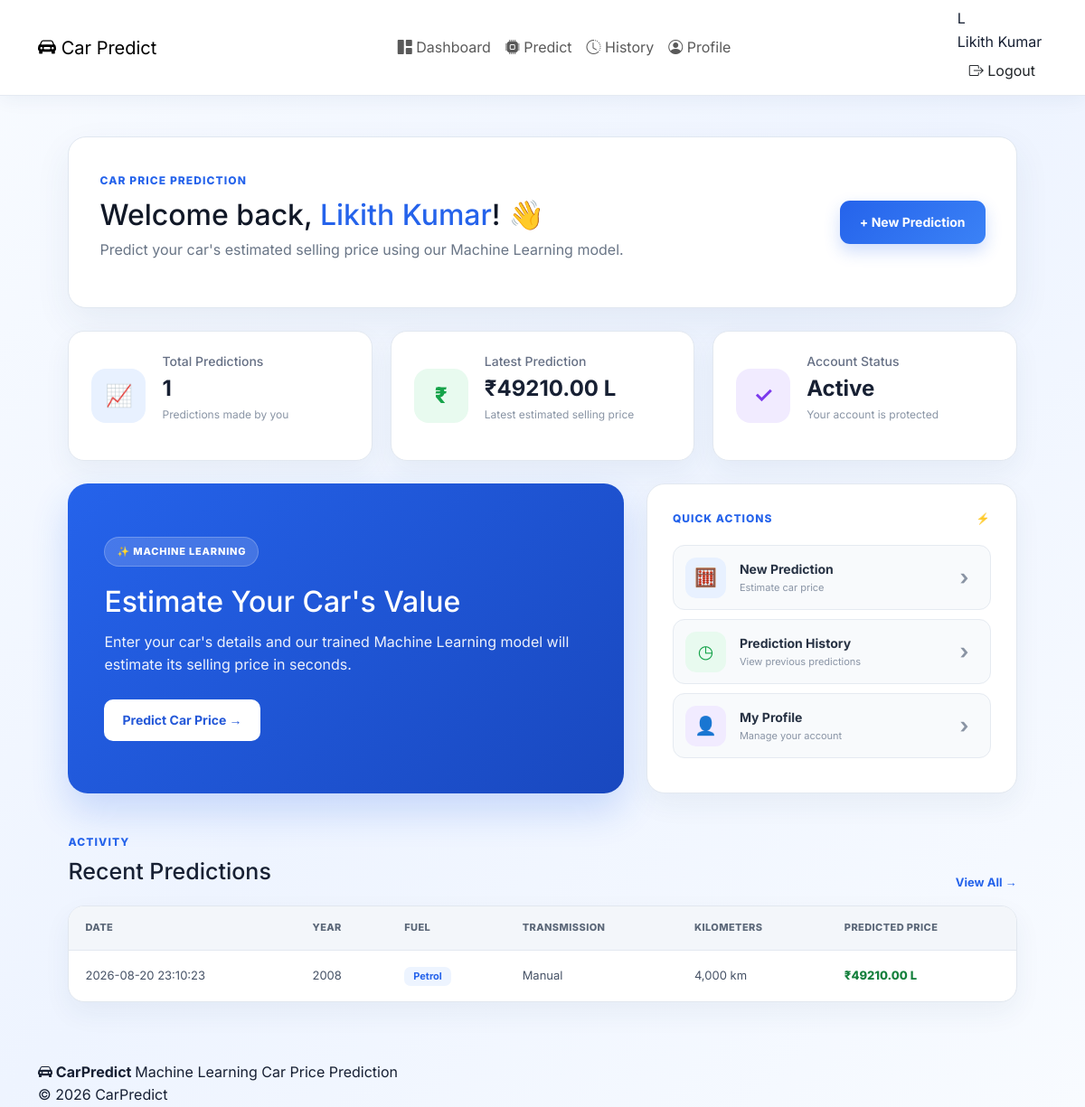
The app's page /dashboard (signed in) with its own data.
### tables this page shows
CREATE TABLE predictions (
            id INTEGER PRIMARY KEY AUTOINCREMENT,
            user_id INTEGER NOT NULL,
            year INTEGER NOT NULL,
            present_price REAL NOT NULL,
            kms_driven REAL NOT NULL,
            fuel_type TEXT NOT NULL,
            seller_type TEXT NOT NULL,
            transmission TEXT NOT NULL,
            owner INTEGER NOT NULL,
            predicted_price REAL NOT NULL,
            created_at TEXT NOT NULL,
            FOREIGN KEY(user_id) REFERENCES users(id)
        );

### app.py (the view)
@app.route("/dashboard")
def dashboard():
    if not login_required():
        return redirect(url_for("login"))
    user_id = session["user_id"]
    conn = get_db()
    total_predictions = conn.execute(
        """
        SELECT COUNT(*) AS count
        FROM predictions
        WHERE user_id = ?
        """,
        (user_id,)
    ).fetchone()["count"]
    latest = conn.execute(
        """
        SELECT *
        FROM predictions
        WHERE user_id = ?
        ORDER BY id DESC
        LIMIT 1
        """,
        (user_id,)
    ).fetchone()
    recent_predictions = conn.execute(
        """
        SELECT *
        FROM predictions
        WHERE user_id = ?
        ORDER BY id DESC
        LIMIT 5
        """,
        (user_id,)
    ).fetchall()
    conn.close()
    return render_template(
        "dashboard.html",
        total_predictions=total_predictions,
        latest=latest,
        recent_predictions=recent_predictions
    )

### app.py (called while the page is built)
def get_db():
    conn = sqlite3.connect(DATABASE)
    conn.row_factory = sqlite3.Row
    return conn

def login_required():
    return "user_id" in session

### templates/dashboard.html (shortened to what this page needs)
{% extends "base.html" %}
{% block content %}
<div class="page-container">
    <div class="dashboard-welcome">
        <div>
            <span class="eyebrow">
                CAR PRICE PREDICTION
            </span>
            <h1>
                Welcome back,
                <span>{{ session.get("name") }}</span>! 👋
            </h1>
            <p>
                Predict your car's estimated selling price
                using our Machine Learning model.
            </p>
        </div>
        <a
            href="{{ url_for('predict') }}"
            class="primary-button"
        >
            + New Prediction
        </a>
    </div>
    <div class="stats-grid">
        <div class="stat-card">
            <div class="stat-icon blue">
                📈
            </div>
            <div>
                <h3>Total Predictions</h3>
                <strong>
                    {{ total_predictions }}
                </strong>
                <p>
                    Predictions made by you
                </p>
            </div>
        </div>
        <div class="stat-card">
            <div class="stat-icon green">
                ₹
            </div>
            <div>
                <h3>Latest Prediction</h3>
                <strong>
                    {% if latest %}
                        ₹{{ "%.2f"|format(latest["predicted_price"]) }} L
                    {% else %}
                        —
                    {% endif %}
                </strong>
                <p>
                    Latest estimated selling price
                </p>
            </div>
        </div>
        <div class="stat-card">
            <div class="stat-icon purple">
                ✓
            </div>
            <div>
                <h3>Account Status</h3>
                <strong>
                    Active
                </strong>
                <p>
                    Your account is protected
                </p>
            </div>
        </div>
    </div>
    <div class="dashboard-grid">
        <div class="prediction-banner">
            <span class="banner-label">
                ✨ MACHINE LEARNING
            </span>
            <h2>
                Estimate Your Car's Value
            </h2>
            <p>
                Enter your car's details and our trained
                Machine Learning model will estimate
                its selling price in seconds.
            </p>
            <a
                href="{{ url_for('predict') }}"
                class="white-button"
            >
                Predict Car Price →
            </a>
        </div>
        <div class="quick-card">
            <div class="quick-header">
                <span>QUICK ACTIONS</span>
                ⚡
            </div>
            <a
                href="{{ url_for('predict') }}"
                class="quick-action"
            >
                <span class="quick-icon blue">
                    🧮
                </span>
                <span>
                    <strong>New Prediction</strong>
                    <small>Estimate car price</small>
                </span>
                <b>›</b>
            </a>
            <a
                href="{{ url_for('history') }}"
                class="quick-action"
            >
                <span class="quick-icon green">
                    ◷
                </span>
                <span>
                    <strong>Prediction History</strong>
                    <small>View previous predictions</small>
                </span>
                <b>›</b>
            </a>
            <a
                href="{{ url_for('profile') }}"
                class="quick-action"
            >
                <span class="quick-icon purple">
                    👤
                </span>
                <span>
                    <strong>My Profile</strong>
                    <small>Manage your account</small>
                </span>
                <b>›</b>
            </a>
        </div>
    </div>
    <div class="section-heading">
        <div>
            <span class="eyebrow">ACTIVITY</span>
            <h2>Recent Predictions</h2>
        </div>
        <a href="{{ url_for('history') }}">
            View All →
        </a>
    </div>
    <div class="table-card">
        {% if recent_predictions %}
        <div class="table-responsive">
            <table>
                <thead>
                    <tr>
                        <th>DATE</th>
                        <th>YEAR</th>
                        <th>FUEL</th>
                        <th>TRANSMISSION</th>
                        <th>KILOMETERS</th>
                        <th>PREDICTED PRICE</th>
                    </tr>
                </thead>
                <tbody>
                    {% for item in recent_predictions %}
                    <tr>
                        <td>
                            {{ item["created_at"] }}
                        </td>
                        <td>
                            {{ item["year"] }}
                        </td>
                        <td>
                            <span class="badge">
                                {{ item["fuel_type"] }}
                            </span>
                        </td>
                        <td>
                            {{ item["transmission"] }}
                        </td>
                        <td>
                            {{ "{:,.0f}".format(item["kms_driven"]) }} km
                        </td>
                        <td class="price-cell">
                            ₹{{ "%.2f"|format(item["predicted_price"]) }} L
                        </td>
                    </tr>
                    {% endfor %}
                </tbody>
            </table>
        </div>
        {% endif %}
    </div>
</div>
{% endblock %}

### records on screen
predictions: predicted_price "49210.00", created_at "2026-08-20 23:10:23", year "2008", fuel_type "Petrol", transmission "Manual", kms_driven "4,000"

### other values on screen
{{ session.get('name', 'U')[0]|upper }} "L"
{{ session.get('name', 'User') }} "Likith Kumar"
{{ session.get("name") }} "Likith Kumar"
{{ total_predictions }} "1"
